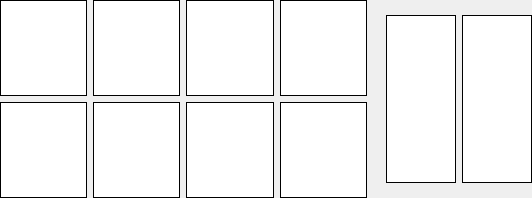
<?xml version="1.0" encoding="UTF-8"?>
<ui version="4.0">
 <class>QTermEdit</class>
 <widget class="QWidget" name="QTermEdit">
  <property name="geometry">
   <rect>
    <x>0</x>
    <y>0</y>
    <width>532</width>
    <height>198</height>
   </rect>
  </property>
  <property name="windowTitle">
   <string>Form</string>
  </property>
  <layout class="QHBoxLayout" name="horizontalLayout">
   <property name="leftMargin">
    <number>0</number>
   </property>
   <property name="topMargin">
    <number>0</number>
   </property>
   <property name="rightMargin">
    <number>0</number>
   </property>
   <property name="bottomMargin">
    <number>0</number>
   </property>
   <item>
    <spacer name="horizontalSpacer">
     <property name="orientation">
      <enum>Qt::Horizontal</enum>
     </property>
     <property name="sizeHint" stdset="0">
      <size>
       <width>40</width>
       <height>20</height>
      </size>
     </property>
    </spacer>
   </item>
   <item>
    <layout class="QVBoxLayout" name="verticalLayout">
     <item>
      <layout class="QHBoxLayout" name="horizontalLayout_4">
       <item>
        <widget class="QTermItmWgt" name="textBrowser1X1">
         <property name="font">
          <font>
           <family>Times New Roman</family>
           <pointsize>12</pointsize>
          </font>
         </property>
         <property name="frameShape">
          <enum>QFrame::Panel</enum>
         </property>
         <property name="frameShadow">
          <enum>QFrame::Plain</enum>
         </property>
         <property name="html">
          <string>&lt;!DOCTYPE HTML PUBLIC &quot;-//W3C//DTD HTML 4.0//EN&quot; &quot;http://www.w3.org/TR/REC-html40/strict.dtd&quot;&gt;
&lt;html&gt;&lt;head&gt;&lt;meta name=&quot;qrichtext&quot; content=&quot;1&quot; /&gt;&lt;style type=&quot;text/css&quot;&gt;
p, li { white-space: pre-wrap; }
&lt;/style&gt;&lt;/head&gt;&lt;body style=&quot; font-family:'Times New Roman'; font-size:12pt; font-weight:400; font-style:normal;&quot;&gt;
&lt;p style=&quot;-qt-paragraph-type:empty; margin-top:0px; margin-bottom:0px; margin-left:0px; margin-right:0px; -qt-block-indent:0; text-indent:0px; font-family:'Terminus (TTF)'; font-weight:456;&quot;&gt;&lt;br /&gt;&lt;/p&gt;&lt;/body&gt;&lt;/html&gt;</string>
         </property>
        </widget>
       </item>
       <item>
        <widget class="QTermItmWgt" name="textBrowser1X2">
         <property name="font">
          <font>
           <family>Times New Roman</family>
           <pointsize>12</pointsize>
          </font>
         </property>
         <property name="frameShape">
          <enum>QFrame::Panel</enum>
         </property>
         <property name="frameShadow">
          <enum>QFrame::Plain</enum>
         </property>
        </widget>
       </item>
       <item>
        <widget class="QTermItmWgt" name="textBrowser1X3">
         <property name="font">
          <font>
           <family>Times New Roman</family>
           <pointsize>12</pointsize>
          </font>
         </property>
         <property name="frameShape">
          <enum>QFrame::Panel</enum>
         </property>
         <property name="frameShadow">
          <enum>QFrame::Plain</enum>
         </property>
        </widget>
       </item>
       <item>
        <widget class="QTermItmWgt" name="textBrowser1X4">
         <property name="font">
          <font>
           <family>Times New Roman</family>
           <pointsize>12</pointsize>
          </font>
         </property>
         <property name="frameShape">
          <enum>QFrame::Panel</enum>
         </property>
         <property name="frameShadow">
          <enum>QFrame::Plain</enum>
         </property>
        </widget>
       </item>
      </layout>
     </item>
     <item>
      <layout class="QHBoxLayout" name="horizontalLayout_3">
       <item>
        <widget class="QTermItmWgt" name="textBrowser0X1">
         <property name="font">
          <font>
           <family>Times New Roman</family>
           <pointsize>12</pointsize>
          </font>
         </property>
         <property name="frameShape">
          <enum>QFrame::Panel</enum>
         </property>
         <property name="frameShadow">
          <enum>QFrame::Plain</enum>
         </property>
        </widget>
       </item>
       <item>
        <widget class="QTermItmWgt" name="textBrowser0X2">
         <property name="font">
          <font>
           <family>Times New Roman</family>
           <pointsize>12</pointsize>
          </font>
         </property>
         <property name="frameShape">
          <enum>QFrame::Panel</enum>
         </property>
         <property name="frameShadow">
          <enum>QFrame::Plain</enum>
         </property>
        </widget>
       </item>
       <item>
        <widget class="QTermItmWgt" name="textBrowser0X3">
         <property name="font">
          <font>
           <family>Times New Roman</family>
           <pointsize>12</pointsize>
          </font>
         </property>
         <property name="frameShape">
          <enum>QFrame::Panel</enum>
         </property>
         <property name="frameShadow">
          <enum>QFrame::Plain</enum>
         </property>
        </widget>
       </item>
       <item>
        <widget class="QTermItmWgt" name="textBrowser0X4">
         <property name="font">
          <font>
           <family>Times New Roman</family>
           <pointsize>12</pointsize>
          </font>
         </property>
         <property name="frameShape">
          <enum>QFrame::Panel</enum>
         </property>
         <property name="frameShadow">
          <enum>QFrame::Plain</enum>
         </property>
        </widget>
       </item>
      </layout>
     </item>
    </layout>
   </item>
   <item>
    <widget class="QLabel" name="label">
     <property name="text">
      <string/>
     </property>
    </widget>
   </item>
   <item>
    <layout class="QVBoxLayout" name="verticalLayout_2">
     <item>
      <spacer name="verticalSpacer_2">
       <property name="orientation">
        <enum>Qt::Vertical</enum>
       </property>
       <property name="sizeHint" stdset="0">
        <size>
         <width>20</width>
         <height>40</height>
        </size>
       </property>
      </spacer>
     </item>
     <item>
      <layout class="QHBoxLayout" name="horizontalLayout_2">
       <item>
        <widget class="QTermItmWgt" name="textBrowserDF">
         <property name="font">
          <font>
           <family>Times New Roman</family>
           <pointsize>12</pointsize>
          </font>
         </property>
         <property name="frameShape">
          <enum>QFrame::Panel</enum>
         </property>
         <property name="frameShadow">
          <enum>QFrame::Plain</enum>
         </property>
        </widget>
       </item>
       <item>
        <widget class="QTermItmWgt" name="textBrowserKF">
         <property name="font">
          <font>
           <family>Times New Roman</family>
           <pointsize>12</pointsize>
          </font>
         </property>
         <property name="frameShape">
          <enum>QFrame::Panel</enum>
         </property>
         <property name="frameShadow">
          <enum>QFrame::Plain</enum>
         </property>
        </widget>
       </item>
      </layout>
     </item>
     <item>
      <spacer name="verticalSpacer">
       <property name="orientation">
        <enum>Qt::Vertical</enum>
       </property>
       <property name="sizeHint" stdset="0">
        <size>
         <width>20</width>
         <height>40</height>
        </size>
       </property>
      </spacer>
     </item>
    </layout>
   </item>
   <item>
    <spacer name="horizontalSpacer_2">
     <property name="orientation">
      <enum>Qt::Horizontal</enum>
     </property>
     <property name="sizeHint" stdset="0">
      <size>
       <width>40</width>
       <height>20</height>
      </size>
     </property>
    </spacer>
   </item>
  </layout>
 </widget>
 <customwidgets>
  <customwidget>
   <class>QTermItmWgt</class>
   <extends>QTextBrowser</extends>
   <header>qtermedit.h</header>
  </customwidget>
 </customwidgets>
 <resources/>
 <connections/>
</ui>
